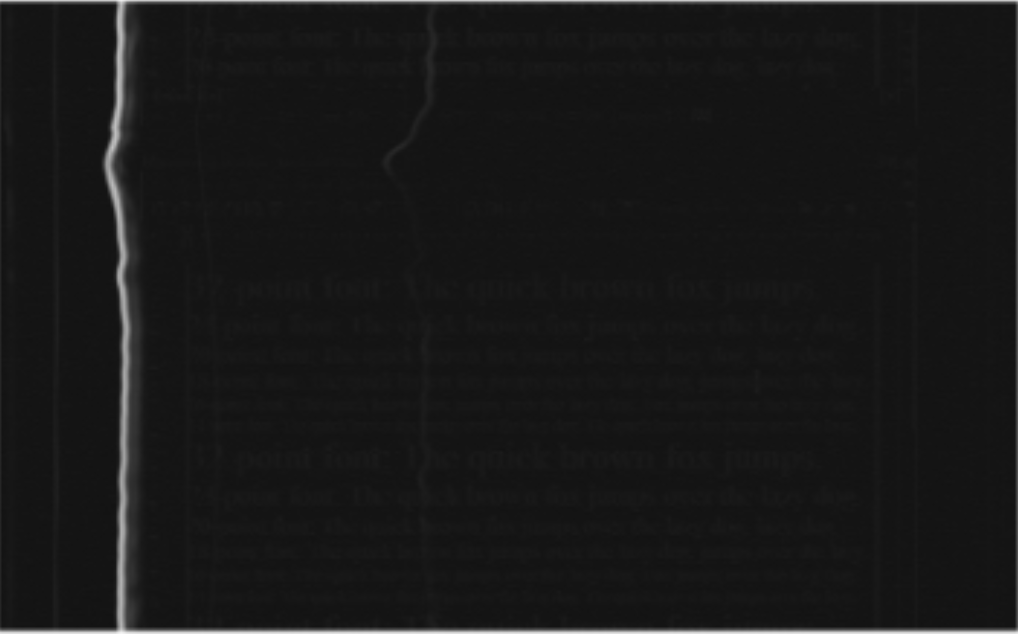
#> input picture pseudocolor-image-processing/pseudolorfunction/letter.png, 1018 x 634 px
$ python enhancement.py
#> lines starting #> are read from the running program, lines starting #| are printed output that depends on the picture
import numpy as np
import matplotlib.pyplot as plt
import cv2

# Đọc ảnh grayscale
image_gray = cv2.imread('letter.png', cv2.IMREAD_GRAYSCALE)
#> image_gray is the input picture: shape (634, 1018); min 18, max 245, mean 24.3

# Chọn một dải màu phù hợp
cmap = plt.cm.jet


# Hiển thị dữ liệu bằng pseudocolor
plt.subplot(1, 2, 1)
plt.imshow(image_gray, cmap=cmap)
plt.colorbar()  # Thêm thanh màu cho biểu đồ
plt.title('Original Pseudocolor Plot')

# Tăng độ tương phản bằng histogram equalization
equ = cv2.equalizeHist(image_gray)
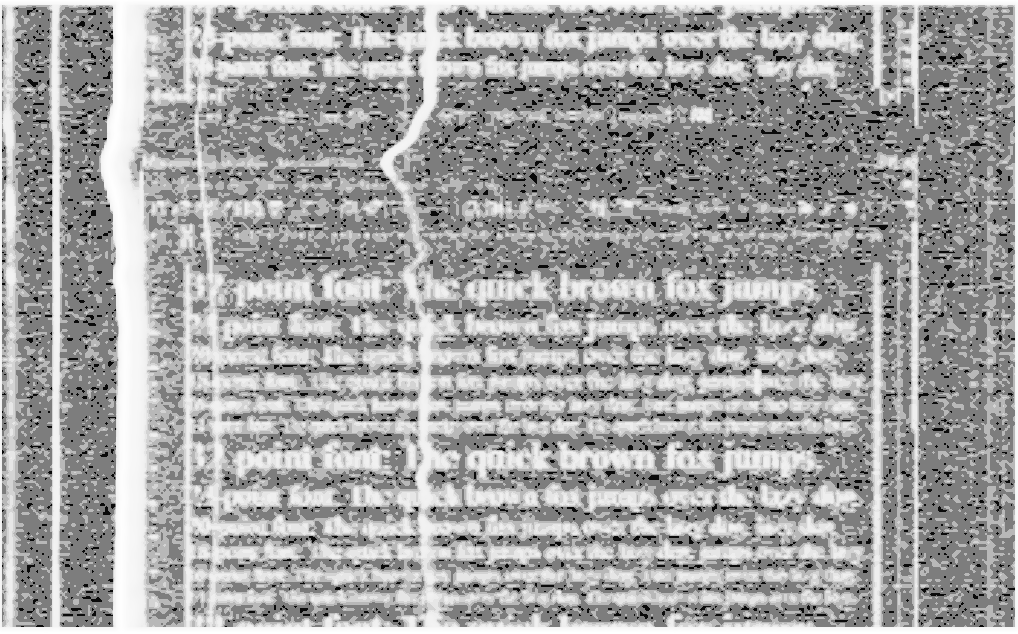
#> equ: shape (634, 1018); min 0, max 255, mean 162.7

plt.subplot(1, 2, 2)
plt.imshow(equ, cmap=cmap)
plt.colorbar()
plt.title('Enhanced Pseudocolor Plot')

plt.show()
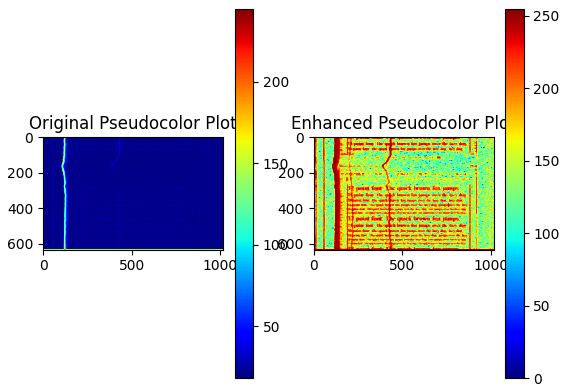
#> figure drawn by matplotlib, 4 panels
